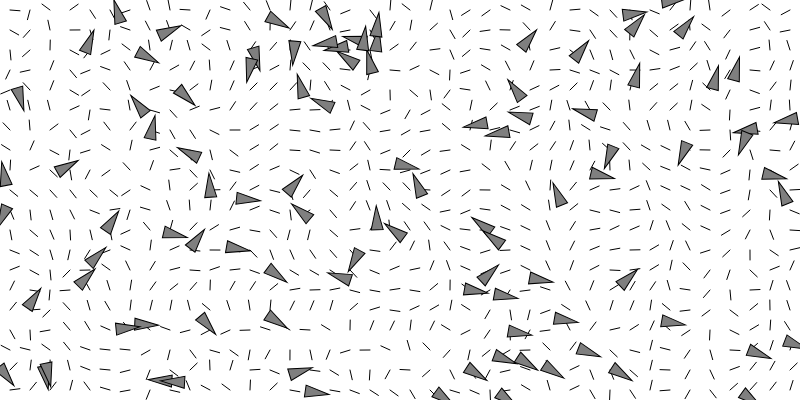
Frame 1 (no input)
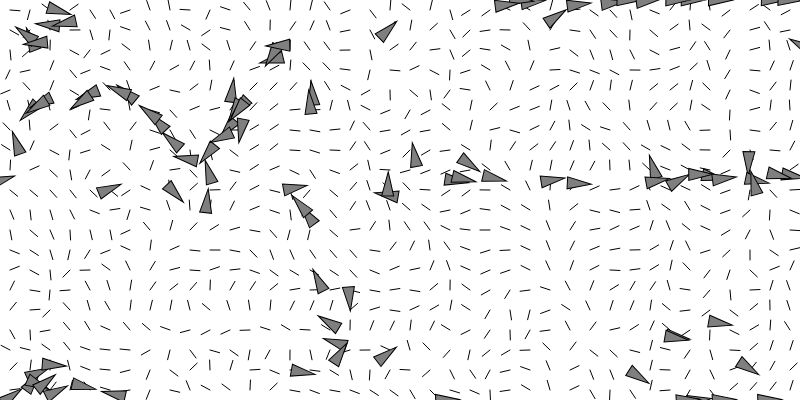
Frame 60 (no input)
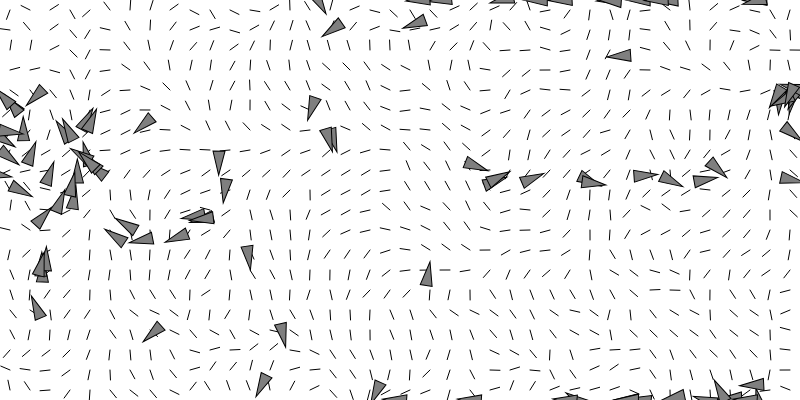
Frame 120 (the mouse pressed at the canvas centre since frame 60)

The p5.js sketch that drew these frames (run headless with seeded random() and noise() and a simulated clock; from frame 60 on, the mouse is pressed at the canvas centre):

// p5.js sketch
// ── sketch.js
let flowField;
let vehicles = [];
let num = 100;

function setup() {
  createCanvas(800, 400);
  
  flowField = new FlowField();
  
  let x = width/2;
  let y = height/2;
  for (let i = 0; i < num; i++ ){
    let maxspeed = random(2, 5);
    let maxforce = random(0.1, 0.5);
    vehicles[i] = new Vehicle(random(width), random(height), maxspeed, maxforce);
  }
  
  
}

function draw() {
  background(255);
  
  flowField.show();
  
  for (let vehicle of vehicles){
    vehicle.follow(flowField);
    vehicle.run();
  }
  
}

function mousePressed(){
  flowField.createVectors();
}


class FlowField{
  constructor(){
    this.gridSize = 20;
    this.rowNum = floor(height/this.gridSize);
    this.colNum = floor(width/this.gridSize);
    this.vectLength =10;
    // use 2D array to create an empty data structure first
    this.fields = new Array(this.colNum);
    for (let i = 0; i < this.rowNum; i++){
      this.fields[i] = new Array(this.colNum);
    }
    this.createVectors(); // if you put a method inside constructor, then when you create an instance of this class, this method will be called automatically. 
    
  }
  
  // generate vectors
  createVectors(){
    // Reseed noise for a new flow field each time.
    noiseSeed(random(10000));
    
    // use 2D perlin noise to generate smooth vector fields
    let xOff=0;
    for(let i = 0; i < this.rowNum; i++){
      let yOff = 0;
      for(let j = 0; j < this.colNum; j++){
        // daniel shiffman's 2D perlin noise
        let angle = map(noise(xOff, yOff), 0, 1, 0, PI*6);
        this.fields[i][j] = p5.Vector.fromAngle(angle).setMag(this.vectLength);
        // console.log(angle)
        yOff += 0.1;
      } 
      xOff += 0.1;
    }

  }
  
  // Draw every vector
  show() {
    for (let i = 0; i < this.rowNum; i++) {
      for (let j = 0; j < this.colNum; j++) {
        let w = width / this.colNum;
        let h = height / this.rowNum;
        let v = this.fields[i][j].copy();
        v.setMag(w * 0.5);
        
        let x = j * w + w / 2;
        let y = i * h + h / 2;
        
        strokeWeight(1);
        line(x, y, x + v.x, y + v.y);
      }
    }
  }
  
  // a function to return the vector where the vehicle's position is
  lookup(position){
    // find the column and row index based on vehcile's position
    let columnIndex = constrain(floor(position.y / this.gridSize), 0, this.colNum-1);
    let rowIndex = constrain(floor(position.x / this.gridSize), 0, this.rowNum-1);
    return this.fields[rowIndex] [columnIndex].copy();
 
  }
 
}

class Vehicle{
  constructor(x, y, maxspeed, maxforce){
    this.position = createVector(x, y);
    this.velocity = createVector(0, 0);
    this.acceleration = createVector();
    this.maxspeed = maxspeed;
    this.maxforce = maxforce;
    this.r = 6;
    this.theta = 0;
    this.offset = 25;
  }
  
  run(){
    this.update();
    this.checkEdges();
    this.show();
  }
  
  update(){
    this.velocity.add(this.acceleration);
    this.velocity.limit(this.maxspeed);
    this.position.add(this.velocity);
    this.acceleration.mult(0);   
    // console.log(this.position);
  }
  
  follow(flow){
    let desired = flow.lookup(this.position);
    desired.setMag(this.maxspeed);
    let steerForce = p5.Vector.sub(desired, this.velocity);
    steerForce.limit(this.maxforce);
    this.applyForce(steerForce);
  }
  
 
  applyForce(force){
    this.acceleration.add(force);
    // console.log(this.acceleration.copy());
  }
  
  show(){
    // The vehicle is a triangle pointing in the direction of velocity.
    let angle = this.velocity.heading();
    fill(127);
    stroke(0);
    push();
    translate(this.position.x, this.position.y);
    rotate(angle);
    beginShape();
    vertex(this.r * 2, 0);
    vertex(-this.r * 2, -this.r);
    vertex(-this.r * 2, this.r);
    endShape(CLOSE);
    pop();
  }
  
  checkEdges(){
    if (this.position.x >= width){
      this.position.x = 0;
    }else if(this.position.x <= 0){
      this.position.x = width;
    }
    
    if (this.position.y >= height){
      this.position.y = 0;
    }else if(this.position.y <= 0){
      this.position.y = height;
    }
  }
  
}
